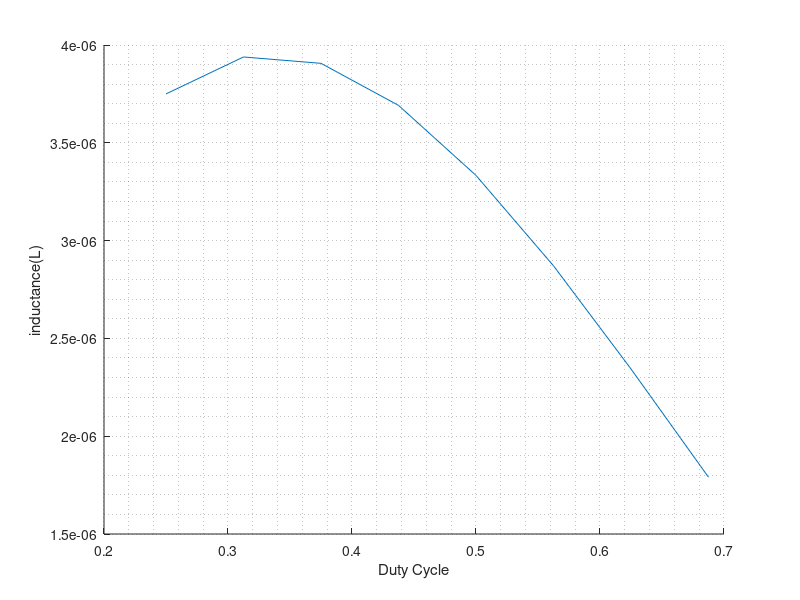
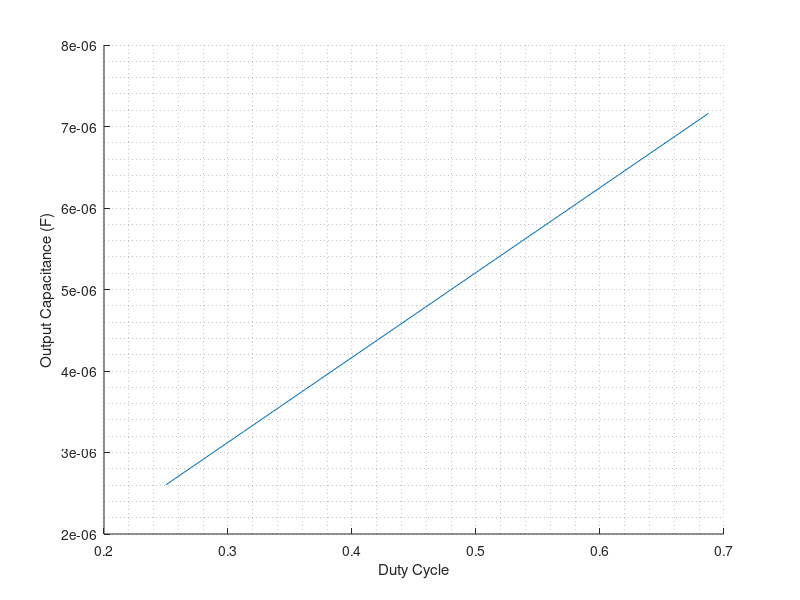

These charts were generated, in order, by the following MATLAB code:
clc
close all
Vd = 5:1:12
fs= 300000; %300kHz
Vo = 16; %V
Po = 16; %W
%Ilb =( Vo .* (1-D).*D )/(2*L*fs);
%Iob =( Vo * (1-D).*(1-D).*D )/(2*L*fs);

d = 1 - Vd./Vo

Ro = 16; %ohm
Iob = 1; %A


L =( Vo * (1-d).*(1-d).*d )/(2.*Iob.*fs);
max(L)
hold on
plot(d,L);
ylabel("inductance(L)")
xlabel("Duty Cycle")
grid minor
hold off

%% b
%Vripple = (d.*Vo)/(fs*Ro*C);
Vripple = 0.02*Vo
C = (d.*Vo)/(fs*Ro*Vripple);
figure
hold on
plot (d,C)
xlabel("Duty Cycle")
ylabel("Output Capacitance (F)")
grid minor

